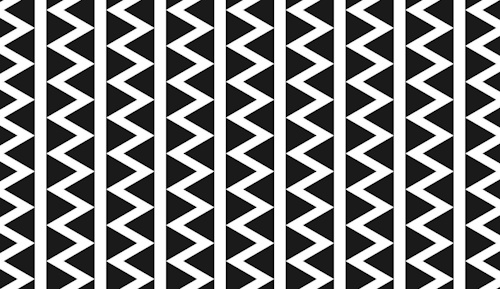
#> input picture hw2/hw2/hw2/image2.jpg, 500 x 289 px
$ python hw2.py
#> lines starting #> are read from the running program, lines starting #| are printed output that depends on the picture; after the words box and inside, x2 and y2 are one past the last pixel; in counts of white or black regions, pixels touching at a corner belong together; long printed decimals are rounded
import cv2
import numpy as np
from scipy.stats import pearsonr
from skimage import util as util
from skimage import filters as filt
from skimage.morphology import disk, square
from skimage import restoration
from scipy import ndimage
import matplotlib.pyplot as plt

def img_to_uint8(img):
    return np.uint8(img)

def show_images(images_infos):
    for name in images_infos:
        cv2.imshow(name, images_infos[name])
    cv2.waitKey(0)
    cv2.destroyAllWindows()

def get_correlation_coeff(image1, image2):
    coeff, _ = pearsonr(img_to_uint8(image1).flatten(), img_to_uint8(image2).flatten())
    return coeff

img = cv2.imread('./image2.jpg', 0)
#> img is the input picture: shape (289, 500); min 0, max 255, mean 136.2
img_float32 = np.float32(img)

dct_img = cv2.dct(img_float32)
idct_img = cv2.idct(dct_img)

dct_corr_coeff = get_correlation_coeff(img_float32, idct_img)
#> in get_correlation_coeff, `coeff, _ = pearsonr(img_to_uint8(image1).flatten(), img_to_uint8(image..`: coeff = 1
#> dct_corr_coeff = 1

show_images({'Source image' : img, 'DCT': img_to_uint8(dct_img), 'Inverse DCT': img_to_uint8(idct_img)})
#> the loop in show_images, `for name in images_infos:` made 3 passes
#> name on passes 1 to 3: 'Source image', 'DCT', 'Inverse DCT'

f_img = np.fft.fft2(img_float32)
if_img = np.fft.ifft2(f_img)

f_corr_coeff = get_correlation_coeff(img_float32, if_img)
#> f_corr_coeff = 1

show_images({'Source image' : img, 'FFT': img_to_uint8(f_img), 'Inverse FFT': img_to_uint8(if_img)})
#> the loop in show_images (call 2), `for name in images_infos:` made 3 passes

def show_corr_coeffs(corr_coeffs):
    for coeff in corr_coeffs:
        print(f'{coeff}: {corr_coeffs[coeff]}')

    mx_coeff = max(corr_coeffs, key=corr_coeffs.get)
    print(f'Наиболее точный результат: {mx_coeff}')


corr_coeffs = {'Косинусное преобразование': dct_corr_coeff, 'Преобразование Фурье': f_corr_coeff}
#> corr_coeffs = {'Косинусное преобразование': 1, 'Преобразование Фурье': 1}
show_corr_coeffs(corr_coeffs)
#> the loop in show_corr_coeffs, `for coeff in corr_coeffs:` made 2 passes
#| Косинусное преобразование: 1
#| Преобразование Фурье: 1
#> in show_corr_coeffs, `mx_coeff = max(corr_coeffs, key=corr_coeffs.get)`: mx_coeff = 'Преобразование Фурье'
#| Наиболее точный результат: Преобразование Фурье

# [5 lines of commented-out code are left out]

gaussian_img = util.random_noise(img, mode='gaussian', var=0.01)
salt_and_pepper_img = util.random_noise(img, mode='s&p', amount=0.3)
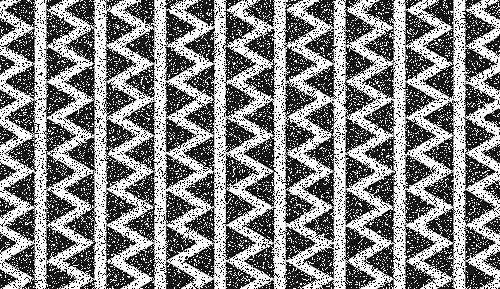
#> salt_and_pepper_img: shape (289, 500) float64; min 0, max 1, mean 0.525
speckle_img = util.random_noise(img, mode='speckle',var=0.01)

mask_size = 3

def get_psf(ds):
    psf = ndimage.gaussian_filter(np.ones((int(ds), int(ds))), sigma=1.1)
    psf = psf / psf.sum()
    return psf

balance = 0.05

median_img = filt.median(gaussian_img, footprint=disk(mask_size))
rank_img = filt.rank.median(salt_and_pepper_img, footprint=disk(mask_size))
wiener_img = restoration.wiener(speckle_img, get_psf(mask_size), balance=balance)
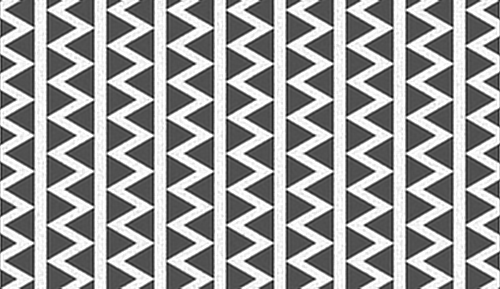
#> wiener_img: shape (289, 500) float64; min -0.313, max 1, mean 0.508; drawn with min black and max white

show_images({'Source image' : img, 'Gaussian noise': gaussian_img, 'S&P noise': salt_and_pepper_img, 'Speckle noise': speckle_img})
show_images({'Source image' : img, 'Median filter': median_img, 'Rank filter': rank_img, 'Wiener filter': wiener_img})

median_corr_coeff = get_correlation_coeff(img_float32, median_img)
#> in img_to_uint8 (call 10), `return np.uint8(img)`:
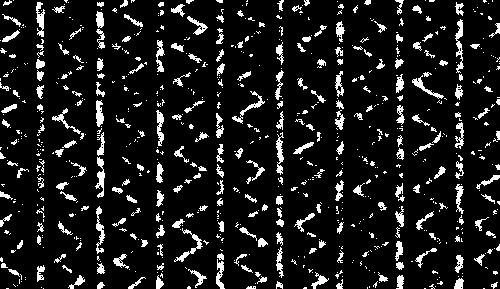
#> returned value: shape (289, 500); values 0 (black) and 1 (white), 10.8% white; 749 white regions (505 under 20 px), largest, box (x1, y1, x2, y2) and area: (455, 19, 464, 73) 215, (174, 228, 203, 262) 196, (95, 157, 105, 198) 195
#> median_corr_coeff = 0.369
rank_corr_coeff = get_correlation_coeff(img_float32, rank_img)
#> rank_corr_coeff = 0.957
wiener_corr_coeff  = get_correlation_coeff(img_float32, wiener_img)
#> in img_to_uint8 (call 14), `return np.uint8(img)`: returned value: shape (289, 500); values 0 (black) and 1 (white), 16.1% white in thin lines or dots
#> wiener_corr_coeff = 0.463

corr_coeffs = {'Медианный фильтр': median_corr_coeff, 'Ранговый фильтр': rank_corr_coeff, 'Фильтр Винера': wiener_corr_coeff}
#> corr_coeffs = {'Медианный фильтр': 0.369, 'Ранговый фильтр': 0.957, 'Фильтр Винера': 0.463}
show_corr_coeffs(corr_coeffs)
#> the loop in show_corr_coeffs (call 2), `for coeff in corr_coeffs:` made 3 passes
#| Медианный фильтр: 0.3689
#| Ранговый фильтр: 0.9571
#| Фильтр Винера: 0.4629
#| Наиболее точный результат: Ранговый фильтр

masks = [1, 3, 7]
for mask in masks:
    print(f"Фильтрация, размер маски = {mask}")
    median_img = filt.median(gaussian_img, footprint=disk(mask))
    rank_img = filt.rank.median(salt_and_pepper_img, footprint=disk(mask))
    wiener_img = restoration.wiener(speckle_img, get_psf(mask), balance=balance)
    show_images({'Source image' : img, f'Median filter (mask = {mask})': median_img, f'Rank filter (mask = {mask})': rank_img, f'Wiener filter (mask = {mask})': wiener_img})


mask_sizes = np.arange(1, 19, 1)

median_coeffs = [get_correlation_coeff(img_float32, filt.median(gaussian_img, footprint=disk(i))) for i in mask_sizes]
#> in img_to_uint8 (call 16), `return np.uint8(img)`: returned value: shape (289, 500); values 0 (black) and 1 (white), 18.4% white in thin lines or dots
#> in img_to_uint8 (call 18), `return np.uint8(img)`: returned value: shape (289, 500); values 0 (black) and 1 (white), 15.1% white in thin lines or dots
#> in img_to_uint8 (call 22), `return np.uint8(img)`: returned value: shape (289, 500); values 0 (black) and 1 (white), 7.2% white; 583 white regions (415 under 20 px), largest, box (x1, y1, x2, y2) and area: (216, 251, 225, 289) 168, (96, 11, 104, 49) 160, (456, 20, 463, 57) 156
#> in img_to_uint8 (call 24), `return np.uint8(img)`: returned value: shape (289, 500); values 0 (black) and 1 (white), 3.3% white; 353 white regions (269 under 20 px), largest, box (x1, y1, x2, y2) and area: (218, 251, 224, 289) 120, (37, 4, 44, 35) 110, (97, 101, 103, 126) 99
#> in img_to_uint8 (call 26), `return np.uint8(img)`: returned value: shape (289, 500); values 0 (black) and 1 (white), 1.3% white in thin lines or dots
#> in img_to_uint8 (call 28), `return np.uint8(img)`: returned value: shape (289, 500); values 0 (black) and 1 (white), 0.23% white; 45 white regions (40 under 20 px), largest, box (x1, y1, x2, y2) and area: (455, 280, 462, 289) 43, (39, 60, 42, 72) 30, (98, 114, 102, 121) 26, (39, 12, 42, 21) 24, (98, 16, 102, 24) 22
#> in img_to_uint8 (call 30), `return np.uint8(img)`:
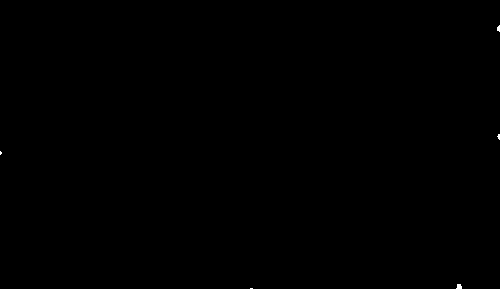
#> returned value: shape (289, 500); values 0 (black) and 1 (white), 0.04% white; 5 white regions (4 under 20 px), largest, box (x1, y1, x2, y2) and area: (456, 284, 462, 289) 24
#> in img_to_uint8 (call 32), `return np.uint8(img)`: returned value: shape (289, 500); values 0 (black) and 1 (white), 0.01% white in thin lines or dots
#> in get_correlation_coeff (call 14), `coeff, _ = pearsonr(img_to_uint8(image1).flatten(), img_to_uint8(image..`: coeff = 0.0097
#> in get_correlation_coeff (call 14), `coeff, _ = pearsonr(img_to_uint8(image1).flatten(), img_to_uint8(image..`:
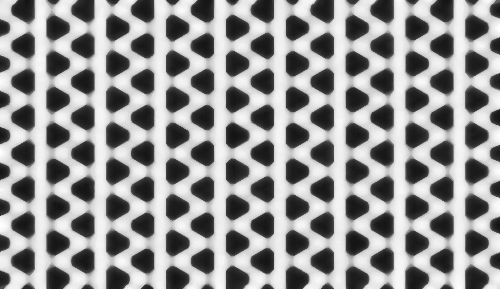
#> image2: shape (289, 500) float64; min 0.0613, max 1, mean 0.584
#> in img_to_uint8 (call 34), `return np.uint8(img)`: returned value: shape (289, 500); every value is 0
#> in get_correlation_coeff (call 23), `coeff, _ = pearsonr(img_to_uint8(image1).flatten(), img_to_uint8(image..`:
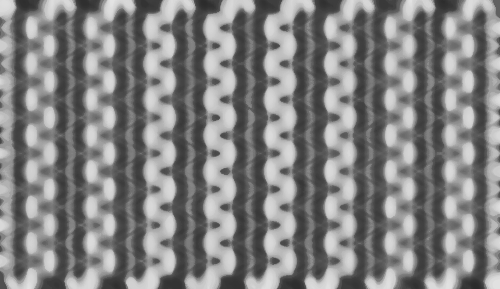
#> image2: shape (289, 500) float64; min 0.169, max 0.894, mean 0.509
#> median_coeffs = [0.502, 0.446, 0.369, 0.296, 0.195, 0.12, 0.0515, 0.0218, 0.0097, nan, nan, nan, nan, nan, nan, nan, nan, nan]
rank_coeffs = [get_correlation_coeff(img_float32, filt.rank.median(salt_and_pepper_img, footprint=disk(i))) for i in mask_sizes]
#> in get_correlation_coeff (call 29), `coeff, _ = pearsonr(img_to_uint8(image1).flatten(), img_to_uint8(image..`: coeff = 0.915
#> in get_correlation_coeff (call 29), `coeff, _ = pearsonr(img_to_uint8(image1).flatten(), img_to_uint8(image..`:
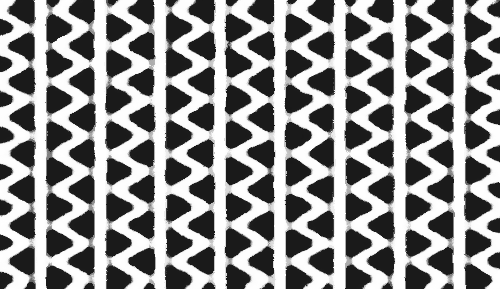
#> image2: shape (289, 500); min 25, max 255, mean 145.8
#> rank_coeffs = [0.908, 0.958, 0.957, 0.949, 0.932, 0.915, 0.894, 0.863, 0.826, 0.768, 0.705, 0.634, 0.533, 0.442, 0.334, 0.252, 0.156, 0.0161]
wiener_coeffs = [get_correlation_coeff(img_float32, restoration.wiener(speckle_img, get_psf(i), balance=balance)) for i in mask_sizes]
#> wiener_coeffs = [0.205, 0.354, 0.463, 0.526, 0.584, 0.606, -0.0146, -0.0856, -0.108, -0.158, -0.162, -0.146, -0.29, -0.314, -0.389, -0.424, -0.482, -0.336]

plt.figure()
plt.subplot(2,2,1)
plt.plot(mask_sizes, median_coeffs, 'o-', label='Медианная фильтрация')
plt.xlabel('Размер маски')
plt.ylabel('Коэффициент корреляции')
plt.grid(True, alpha=0.5)
plt.ylim(-1.0, 1.1)
plt.axhline(y=0.0, color='black', linestyle='--')
plt.legend()
plt.title('Медианная фильтрация')

plt.subplot(2,2,2)
plt.plot(mask_sizes, rank_coeffs, 'o-', label='Ранговая фильтрация')
plt.xlabel('Размер маски')
plt.ylabel('Коэффициент корреляции')
plt.grid(True, alpha=0.5)
plt.ylim(-1.0, 1.1)
plt.axhline(y=0.0, color='black', linestyle='--')
plt.legend()
plt.title('Ранговая фильтрация')

plt.subplot(2,2,3)
plt.plot(mask_sizes, wiener_coeffs, 'o-', label='Фильтрация Винера')
plt.xlabel('Размер маски')
plt.ylabel('Коэффициент корреляции')
plt.grid(True, alpha=0.5)
plt.ylim(-1.0, 1.1)
plt.axhline(y=0.0, color='black', linestyle='--')
plt.legend()
plt.title('Фильтрация Винера')

plt.show()

f_img = 10 * np.log(np.abs(np.fft.fftshift(f_img)) + 1)
rows, cols = f_img.shape
#> rows = 289; cols = 500

center_x, center_y = cols // 2, rows // 2
#> center_x = 250; center_y = 144
y, x = np.indices((rows, cols))
r = np.sqrt((x - center_x)**2 + (y - center_y)**2)
r = r.astype(int)

tbin = np.bincount(r.ravel(), f_img.ravel())
#> tbin = 289 values, max 63957.1 at index 140, min 168 at index 0, mean 35471.2
nr = np.bincount(r.ravel())
radial_profile = tbin / nr
#> radial_profile = 289 values, max 168 at index 0, min 61.46 at index 288, mean 73.52

plt.plot(radial_profile[:min(rows, cols)//2])
plt.title('Зависимость спектра яркости от частоты')
plt.xlabel('Радиус (пиксели)')
plt.ylabel('Амплитуда')
plt.grid(True, alpha=0.5)

plt.show()
